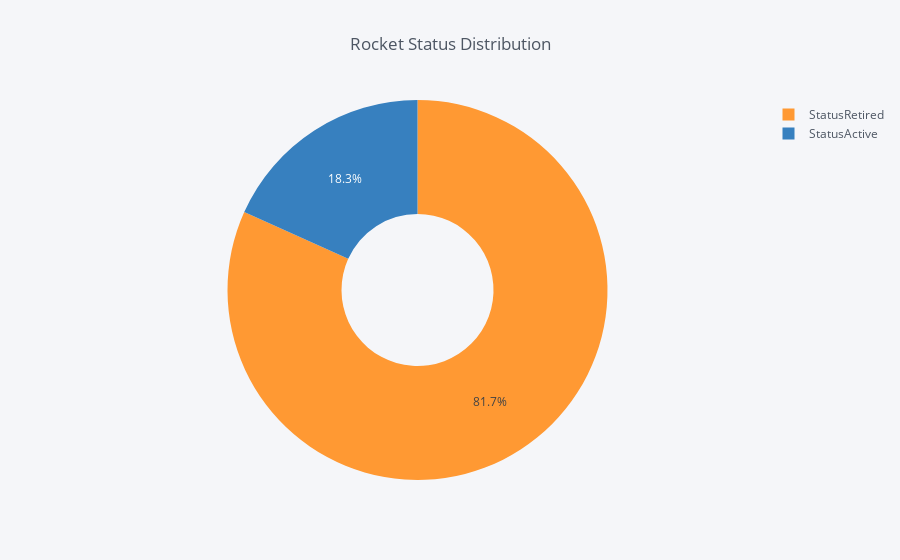

The code cell stored with this chart in its notebook:
### Markdown cell above
4.4. Rocket Status

### Code cell
im = space["Status Rocket"].value_counts()
df = pd.DataFrame({'labels' : im.index,'values': im.values})
df.iplot(kind = 'pie',labels ='labels',values ='values',title= 'Rocket Status Distribution' ,hole = 0.4)

### Figure 1 — Plotly figure (JSON) as saved in the notebook; plotly's stock layout.template omitted (floating-point values rounded to 4 significant figures)
{"data": [{"hole": 0.4, "labels": ["StatusRetired", "StatusActive"], "marker": {"colors": ["rgba(255, 153, 51, 1.0)", "rgba(55, 128, 191, 1.0)"]}, "name": "", "type": "pie", "values": [3534, 790]}], "layout": {"legend": {"bgcolor": "#F5F6F9", "font": {"color": "#4D5663"}}, "paper_bgcolor": "#F5F6F9", "plot_bgcolor": "#F5F6F9", "title": "Rocket Status Distribution", "titlefont": {"color": "#4D5663"}}}
